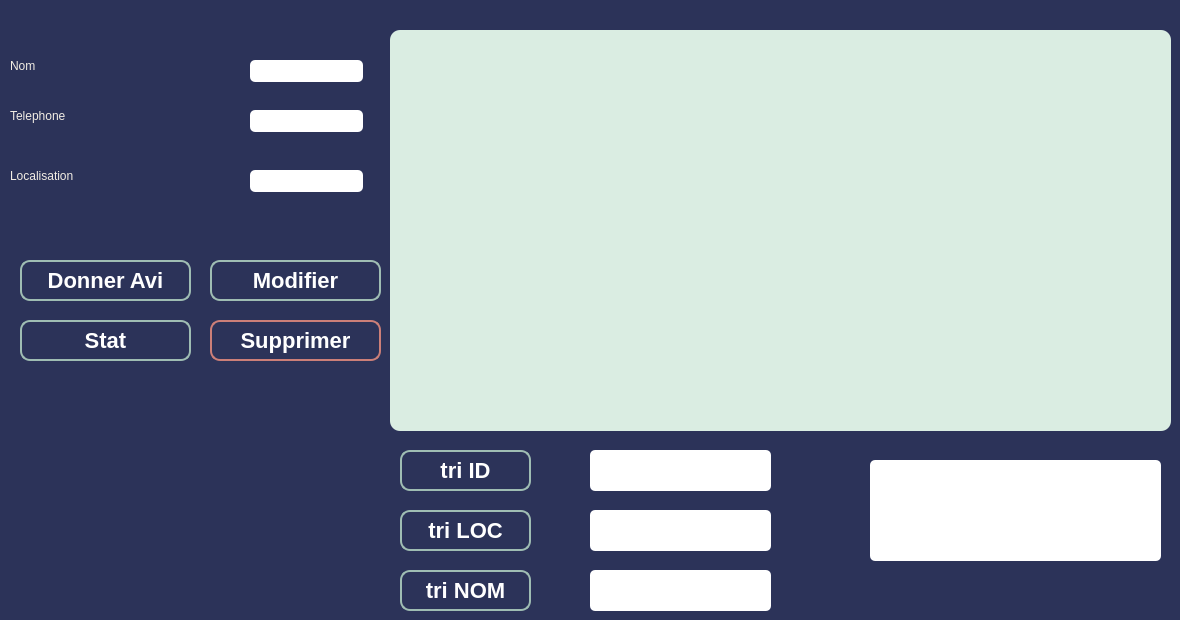
      <widget class="QWidget" name="tab_10">
       <property name="styleSheet">
        <string notr="true">background-color: rgb(44, 51, 89);
border-radius: 10px;
</string>
       </property>
       <attribute name="title">
        <string>Afficher</string>
       </attribute>
       <widget class="QTableView" name="tableView__rc">
        <property name="geometry">
         <rect>
          <x>390</x>
          <y>30</y>
          <width>781</width>
          <height>401</height>
         </rect>
        </property>
        <property name="styleSheet">
         <string notr="true">background-color: rgb(218, 237, 226);
</string>
        </property>
       </widget>
       <widget class="QLabel" name="label_30">
        <property name="geometry">
         <rect>
          <x>10</x>
          <y>160</y>
          <width>191</width>
          <height>31</height>
         </rect>
        </property>
        <property name="styleSheet">
         <string notr="true">font:  75 24pt &quot;Times New Roman&quot;;
color: rgb(242, 237, 228);</string>
        </property>
        <property name="text">
         <string>Localisation</string>
        </property>
       </widget>
       <widget class="QLineEdit" name="le_modif_nom_rc">
        <property name="geometry">
         <rect>
          <x>250</x>
          <y>60</y>
          <width>113</width>
          <height>22</height>
         </rect>
        </property>
        <property name="styleSheet">
         <string notr="true">QLineEdit{
    background-color: white;
    box-shadow: 2px 0.5px 5px 1px inset black;
    border-radius: 5px;
    width: 70%;
    padding-right: 10px;
    padding-left: 10px;
    text-align: left;
    color: #000;
    font-size:inherit;
    font-family: Arial, Helvetica, sans-serif;  
    font-weight:normal;
    font-variant:normal;
}
QLineEdit::hover{  color: black ;
background-color:orange;}
QLineEdit::focus{  color: black ;
background-color:white;}</string>
        </property>
        <property name="text">
         <string/>
        </property>
       </widget>
       <widget class="QPushButton" name="pushButton_modif_rc">
        <property name="geometry">
         <rect>
          <x>210</x>
          <y>260</y>
          <width>171</width>
          <height>41</height>
         </rect>
        </property>
        <property name="styleSheet">
         <string notr="true">/*-----QPushButton-----*/
QPushButton
{
	background-color: qlineargradient(spread:pad, x1:0, y1:0.511, x2:1, y2:0.511, stop:0 
#92bf91
,stop:0.995192 rgba(0,0,0,0));



	color: #ffffff;
	font-size: 22px;
	font-weight: bold;
	border: 2px solid #9fbdb3;
	border-radius:10px;
	padding: 5px;
	

}

QPushButton::hover
{
background-color: qlineargradient(spread:pad, x1:0, y1:0.511, x2:1, y2:0.511, stop:0 rgba(0, 180, 150, 220),stop:1 rgba(50, 220, 200, 220));

	color: #2C3359; 

}
QPushButton::pressed
{background-color: qlineargradient(stop:0 rgba(0, 207, 179, 255),stop:1 rgba(70, 255, 230, 255));

	color: #2C3359; 

}</string>
        </property>
        <property name="text">
         <string>Modifier</string>
        </property>
       </widget>
       <widget class="QLineEdit" name="le_modif_loc_rc">
        <property name="geometry">
         <rect>
          <x>250</x>
          <y>170</y>
          <width>113</width>
          <height>22</height>
         </rect>
        </property>
        <property name="styleSheet">
         <string notr="true">QLineEdit{
    background-color: white;
    box-shadow: 2px 0.5px 5px 1px inset black;
    border-radius: 5px;
    width: 70%;
    padding-right: 10px;
    padding-left: 10px;
    text-align: left;
    color: #000;
    font-size:inherit;
    font-family: Arial, Helvetica, sans-serif;  
    font-weight:normal;
    font-variant:normal;
}
QLineEdit::hover{  color: black ;
background-color:orange;}
QLineEdit::focus{  color: black ;
background-color:white;}</string>
        </property>
        <property name="text">
         <string/>
        </property>
       </widget>
       <widget class="QLabel" name="label_31">
        <property name="geometry">
         <rect>
          <x>10</x>
          <y>90</y>
          <width>211</width>
          <height>51</height>
         </rect>
        </property>
        <property name="styleSheet">
         <string notr="true">font:  75 24pt &quot;Times New Roman&quot;;
color: rgb(242, 237, 228);</string>
        </property>
        <property name="text">
         <string>Telephone</string>
        </property>
       </widget>
       <widget class="QLabel" name="label_32">
        <property name="geometry">
         <rect>
          <x>10</x>
          <y>50</y>
          <width>181</width>
          <height>31</height>
         </rect>
        </property>
        <property name="styleSheet">
         <string notr="true">font:  75 24pt &quot;Times New Roman&quot;;
color: rgb(242, 237, 228);</string>
        </property>
        <property name="text">
         <string>Nom</string>
        </property>
       </widget>
       <widget class="QLineEdit" name="le_modif_tel_rc">
        <property name="geometry">
         <rect>
          <x>250</x>
          <y>110</y>
          <width>113</width>
          <height>22</height>
         </rect>
        </property>
        <property name="styleSheet">
         <string notr="true">QLineEdit{
    background-color: white;
    box-shadow: 2px 0.5px 5px 1px inset black;
    border-radius: 5px;
    width: 70%;
    padding-right: 10px;
    padding-left: 10px;
    text-align: left;
    color: #000;
    font-size:inherit;
    font-family: Arial, Helvetica, sans-serif;  
    font-weight:normal;
    font-variant:normal;
}
QLineEdit::hover{  color: black ;
background-color:orange;}
QLineEdit::focus{  color: black ;
background-color:white;}</string>
        </property>
        <property name="text">
         <string/>
        </property>
       </widget>
       <widget class="QPushButton" name="pushButton_avi_rc">
        <property name="geometry">
         <rect>
          <x>20</x>
          <y>260</y>
          <width>171</width>
          <height>41</height>
         </rect>
        </property>
        <property name="styleSheet">
         <string notr="true">/*-----QPushButton-----*/
QPushButton
{
	background-color: qlineargradient(spread:pad, x1:0, y1:0.511, x2:1, y2:0.511, stop:0 
#92bf91
,stop:0.995192 rgba(0,0,0,0));



	color: #ffffff;
	font-size: 22px;
	font-weight: bold;
	border: 2px solid #9fbdb3;
	border-radius:10px;
	padding: 5px;
	

}

QPushButton::hover
{
background-color: qlineargradient(spread:pad, x1:0, y1:0.511, x2:1, y2:0.511, stop:0 rgba(0, 180, 150, 220),stop:1 rgba(50, 220, 200, 220));

	color: #2C3359; 

}
QPushButton::pressed
{background-color: qlineargradient(stop:0 rgba(0, 207, 179, 255),stop:1 rgba(70, 255, 230, 255));

	color: #2C3359; 

}</string>
        </property>
        <property name="text">
         <string>Donner Avi</string>
        </property>
       </widget>
       <widget class="QPushButton" name="pb_supprimer_rc">
        <property name="geometry">
         <rect>
          <x>210</x>
          <y>320</y>
          <width>171</width>
          <height>41</height>
         </rect>
        </property>
        <property name="styleSheet">
         <string notr="true">/*-----QPushButton-----*/
QPushButton
{
	background-color: qlineargradient(spread:pad, x1:0, y1:0.511, x2:1, y2:0.511, stop:0 
#f29c94
,stop:0.995192 rgba(0,0,0,0));



	color: #ffffff;
	font-size: 22px;
	font-weight: bold;
	border: 2px solid #cc7f78;
	border-radius:10px;
	padding: 5px;
	

}

QPushButton::hover
{
background-color: #c29c99;

	color: #2C3359; 

}
QPushButton::pressed
{background-color: qlineargradient(stop:0 rgba(0, 207, 179, 255),stop:1 rgba(70, 255, 230, 255));

	color: #2C3359; 

}</string>
        </property>
        <property name="text">
         <string>Supprimer</string>
        </property>
       </widget>
       <widget class="QLineEdit" name="le_rech_id_rc">
        <property name="geometry">
         <rect>
          <x>590</x>
          <y>450</y>
          <width>181</width>
          <height>41</height>
         </rect>
        </property>
        <property name="styleSheet">
         <string notr="true">QLineEdit{
    background-color: white;
    box-shadow: 2px 0.5px 5px 1px inset black;
    border-radius: 5px;
    width: 70%;
    padding-right: 10px;
    padding-left: 10px;
    text-align: left;
    color: #000;
    font-size:inherit;
    font-family: Arial, Helvetica, sans-serif;  
    font-weight:normal;
    font-variant:normal;
}
QLineEdit::hover{  color: black ;
background-color:orange;}
QLineEdit::focus{  color: black ;
background-color:white;}</string>
        </property>
        <property name="text">
         <string/>
        </property>
       </widget>
       <widget class="QLineEdit" name="le_rech_loc_rc">
        <property name="geometry">
         <rect>
          <x>590</x>
          <y>510</y>
          <width>181</width>
          <height>41</height>
         </rect>
        </property>
        <property name="styleSheet">
         <string notr="true">QLineEdit{
    background-color: white;
    box-shadow: 2px 0.5px 5px 1px inset black;
    border-radius: 5px;
    width: 70%;
    padding-right: 10px;
    padding-left: 10px;
    text-align: left;
    color: #000;
    font-size:inherit;
    font-family: Arial, Helvetica, sans-serif;  
    font-weight:normal;
    font-variant:normal;
}
QLineEdit::hover{  color: black ;
background-color:orange;}
QLineEdit::focus{  color: black ;
background-color:white;}</string>
        </property>
        <property name="text">
         <string/>
        </property>
       </widget>
       <widget class="QLineEdit" name="le_rech_nom_rc">
        <property name="geometry">
         <rect>
          <x>590</x>
          <y>570</y>
          <width>181</width>
          <height>41</height>
         </rect>
        </property>
        <property name="styleSheet">
         <string notr="true">QLineEdit{
    background-color: white;
    box-shadow: 2px 0.5px 5px 1px inset black;
    border-radius: 5px;
    width: 70%;
    padding-right: 10px;
    padding-left: 10px;
    text-align: left;
    color: #000;
    font-size:inherit;
    font-family: Arial, Helvetica, sans-serif;  
    font-weight:normal;
    font-variant:normal;
}
QLineEdit::hover{  color: black ;
background-color:orange;}
QLineEdit::focus{  color: black ;
background-color:white;}</string>
        </property>
        <property name="text">
         <string/>
        </property>
       </widget>
       <widget class="QPushButton" name="pushButton_triID_rc">
        <property name="geometry">
         <rect>
          <x>400</x>
          <y>450</y>
          <width>131</width>
          <height>41</height>
         </rect>
        </property>
        <property name="styleSheet">
         <string notr="true">/*-----QPushButton-----*/
QPushButton
{
	background-color: qlineargradient(spread:pad, x1:0, y1:0.511, x2:1, y2:0.511, stop:0 
#92bf91
,stop:0.995192 rgba(0,0,0,0));



	color: #ffffff;
	font-size: 22px;
	font-weight: bold;
	border: 2px solid #9fbdb3;
	border-radius:10px;
	padding: 5px;
	

}

QPushButton::hover
{
background-color: qlineargradient(spread:pad, x1:0, y1:0.511, x2:1, y2:0.511, stop:0 rgba(0, 180, 150, 220),stop:1 rgba(50, 220, 200, 220));

	color: #2C3359; 

}
QPushButton::pressed
{background-color: qlineargradient(stop:0 rgba(0, 207, 179, 255),stop:1 rgba(70, 255, 230, 255));

	color: #2C3359; 

}</string>
        </property>
        <property name="text">
         <string>tri ID</string>
        </property>
       </widget>
       <widget class="QPushButton" name="pushButton_triloc_rc">
        <property name="geometry">
         <rect>
          <x>400</x>
          <y>510</y>
          <width>131</width>
          <height>41</height>
         </rect>
        </property>
        <property name="styleSheet">
         <string notr="true">/*-----QPushButton-----*/
QPushButton
{
	background-color: qlineargradient(spread:pad, x1:0, y1:0.511, x2:1, y2:0.511, stop:0 
#92bf91
,stop:0.995192 rgba(0,0,0,0));



	color: #ffffff;
	font-size: 22px;
	font-weight: bold;
	border: 2px solid #9fbdb3;
	border-radius:10px;
	padding: 5px;
	

}

QPushButton::hover
{
background-color: qlineargradient(spread:pad, x1:0, y1:0.511, x2:1, y2:0.511, stop:0 rgba(0, 180, 150, 220),stop:1 rgba(50, 220, 200, 220));

	color: #2C3359; 

}
QPushButton::pressed
{background-color: qlineargradient(stop:0 rgba(0, 207, 179, 255),stop:1 rgba(70, 255, 230, 255));

	color: #2C3359; 

}</string>
        </property>
        <property name="text">
         <string>tri LOC</string>
        </property>
       </widget>
       <widget class="QPushButton" name="pushButton_triNom_rc">
        <property name="geometry">
         <rect>
          <x>400</x>
          <y>570</y>
          <width>131</width>
          <height>41</height>
         </rect>
        </property>
        <property name="styleSheet">
         <string notr="true">/*-----QPushButton-----*/
QPushButton
{
	background-color: qlineargradient(spread:pad, x1:0, y1:0.511, x2:1, y2:0.511, stop:0 
#92bf91
,stop:0.995192 rgba(0,0,0,0));



	color: #ffffff;
	font-size: 22px;
	font-weight: bold;
	border: 2px solid #9fbdb3;
	border-radius:10px;
	padding: 5px;
	

}

QPushButton::hover
{
background-color: qlineargradient(spread:pad, x1:0, y1:0.511, x2:1, y2:0.511, stop:0 rgba(0, 180, 150, 220),stop:1 rgba(50, 220, 200, 220));

	color: #2C3359; 

}
QPushButton::pressed
{background-color: qlineargradient(stop:0 rgba(0, 207, 179, 255),stop:1 rgba(70, 255, 230, 255));

	color: #2C3359; 

}</string>
        </property>
        <property name="text">
         <string>tri NOM</string>
        </property>
       </widget>
       <widget class="QPushButton" name="pushButton_stat_rc">
        <property name="geometry">
         <rect>
          <x>20</x>
          <y>320</y>
          <width>171</width>
          <height>41</height>
         </rect>
        </property>
        <property name="styleSheet">
         <string notr="true">/*-----QPushButton-----*/
QPushButton
{
	background-color: qlineargradient(spread:pad, x1:0, y1:0.511, x2:1, y2:0.511, stop:0 
#92bf91
,stop:0.995192 rgba(0,0,0,0));



	color: #ffffff;
	font-size: 22px;
	font-weight: bold;
	border: 2px solid #9fbdb3;
	border-radius:10px;
	padding: 5px;
	

}

QPushButton::hover
{
background-color: qlineargradient(spread:pad, x1:0, y1:0.511, x2:1, y2:0.511, stop:0 rgba(0, 180, 150, 220),stop:1 rgba(50, 220, 200, 220));

	color: #2C3359; 

}
QPushButton::pressed
{background-color: qlineargradient(stop:0 rgba(0, 207, 179, 255),stop:1 rgba(70, 255, 230, 255));

	color: #2C3359; 

}</string>
        </property>
        <property name="text">
         <string>Stat</string>
        </property>
       </widget>
       <widget class="QLineEdit" name="le_com_av">
        <property name="geometry">
         <rect>
          <x>870</x>
          <y>460</y>
          <width>291</width>
          <height>101</height>
         </rect>
        </property>
        <property name="styleSheet">
         <string notr="true">QLineEdit{
    background-color: white;
    box-shadow: 2px 0.5px 5px 1px inset black;
    border-radius: 5px;
    width: 70%;
    padding-right: 10px;
    padding-left: 10px;
    text-align: left;
    color: #000;
    font-size:inherit;
    font-family: Arial, Helvetica, sans-serif;  
    font-weight:normal;
    font-variant:normal;
}
QLineEdit::hover{  color: black ;
background-color:orange;}
QLineEdit::focus{  color: black ;
background-color:white;}</string>
        </property>
        <property name="text">
         <string/>
        </property>
       </widget>
      </widget>
